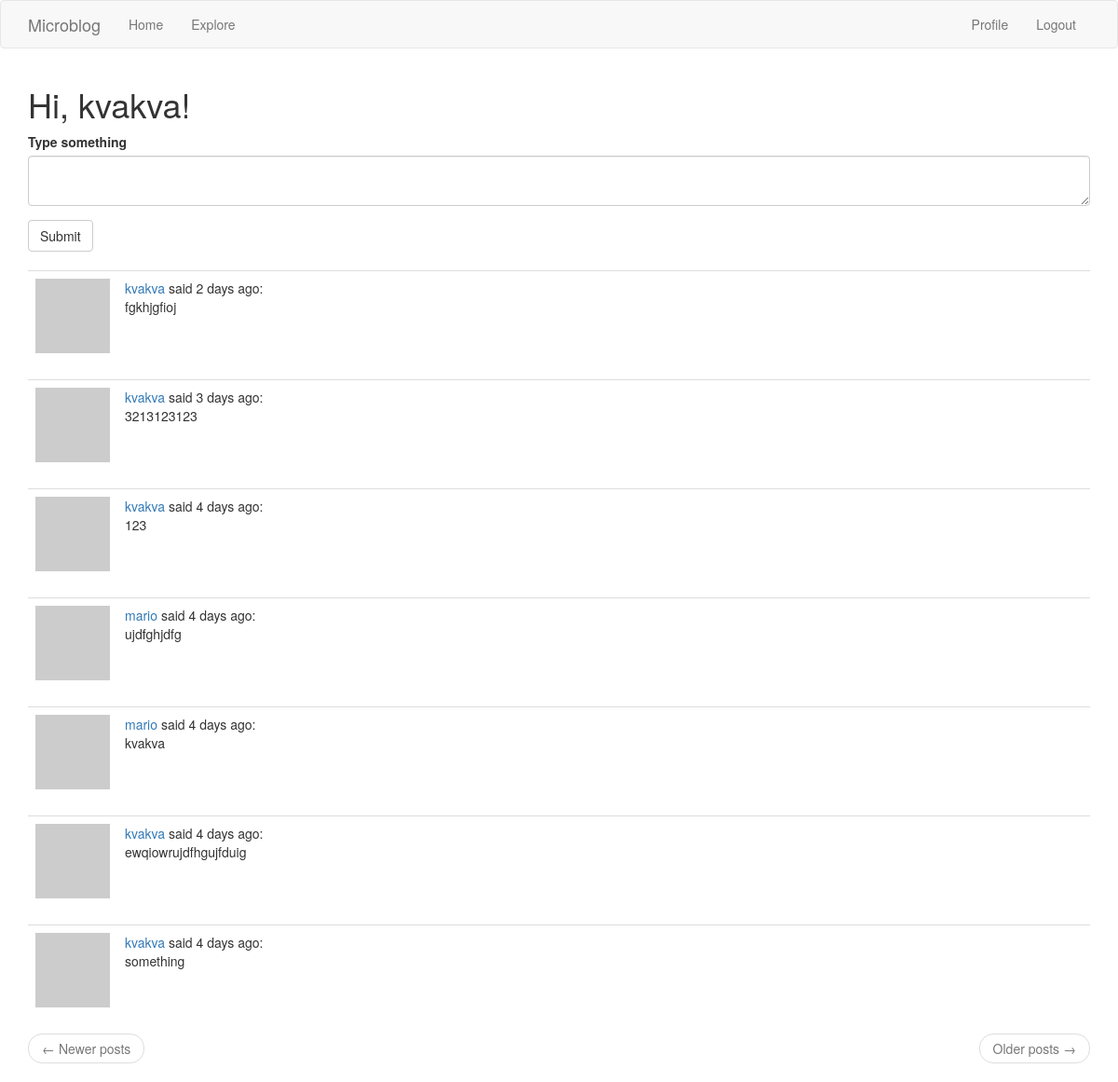
The app's page / (signed in) with its own data.
### app/models.py (models this page shows, shortened)
class User(UserMixin, db.Model):
    id = db.Column(db.Integer, primary_key=True)
    username = db.Column(db.String(64), index=True, unique=True)
    email = db.Column(db.String(120), index=True, unique=True)
    password_hash = db.Column(db.String(128))
    posts = db.relationship("Post", backref="author", lazy="dynamic")
    about_me = db.Column(db.String(140))
    last_seen = db.Column(db.DateTime, default=datetime.utcnow())
    followed = db.relationship(
        "User",
        secondary=followers,
        primaryjoin=(followers.c.follower_id == id),
        secondaryjoin=(followers.c.followed_id == id),
        backref=db.backref("followers", lazy="dynamic"),
        lazy="dynamic"
    )
    def avatar(self, size):
        digest = md5(self.email.lower().encode("utf-8")).hexdigest()
        return f'https://www.gravatar.com/avatar/{digest}?d=monsterid&s={size}'
    def followed_posts(self):
        followed = Post.query.join(
            followers,
            (followers.c.followed_id == Post.user_id)).filter(followers.c.follower_id == self.id)
        own = Post.query.filter_by(user_id=self.id)
        return followed.union(own).order_by(Post.timestamp.desc())

class SearchableMixin(object):
    @classmethod
    def before_commit(cls, session):
        session._changes = {
            'add': list(session.new),
            'update': list(session.dirty),
            'delete': list(session.deleted)
        }
    @classmethod
    def after_commit(cls, session):
        for obj in session._changes['add']:
            if isinstance(obj, SearchableMixin):
                add_to_index(obj.__tablename__, obj)
        for obj in session._changes['update']:
            if isinstance(obj, SearchableMixin):
                add_to_index(obj.__tablename__, obj)
        for obj in session._changes['delete']:
            if isinstance(obj, SearchableMixin):
                remove_from_index(obj.__tablename__, obj)
        session._changes = None

class Post(SearchableMixin, db.Model):
    __searchable__ = ['body']
    id = db.Column(db.Integer, primary_key=True)
    body = db.Column(db.String(140))
    timestamp = db.Column(db.DateTime, index=True, default=datetime.utcnow)
    user_id = db.Column(db.Integer, db.ForeignKey("user.id"))

### app/main/routes.py (the view)
@bp.route("/index", methods=['GET', 'POST'])
@bp.route("/", methods=['GET', 'POST'])
@login_required
def index():
    form = PostForm()
    if form.validate_on_submit():
        post = Post(body=form.post.data, author=current_user)
        db.session.add(post)
        db.session.commit()
        flash('Your post is now live!')
        return redirect(url_for('main.index'))
    page = request.args.get('page', 1, type=int)
    posts = current_user.followed_posts().paginate(page, current_app.config['POSTS_PER_PAGE'], False)
    next_url = url_for("main.index", page=posts.next_num) if posts.has_next else None
    prev_url = url_for("main.index", page=posts.prev_num) if posts.has_prev else None
    return render_template('index.html', title='Home', posts=posts.items, form=form, next_url=next_url,
                           prev_url=prev_url)

### app/main/forms.py
class PostForm(FlaskForm):
    post = TextAreaField("Type something", validators=[DataRequired(), Length(min=1, max=140)])
    submit = SubmitField("Submit")

### app/main/routes.py (called while the page is built)
@bp.before_request
def before_request():
    if current_user.is_authenticated:
        current_user.last_seen = datetime.utcnow()
        db.session.commit()

### app/models.py (called while the page is built)
@login.user_loader
def load_user(id):
    return User.query.get(int(id))

### app/templates/index.html
{% extends "base.html" %}
{% import 'bootstrap/wtf.html' as wtf %}
{% block app_content %}
    <h1>Hi, {{ current_user.username }}!</h1>
    {% if form %}
    {{ wtf.quick_form(form) }}
    <br>
    {% endif %}
    {% for post in posts %}
        {% include '_post.html' %}
    {% endfor %}
    <nav aria-label="...">
        <ul class="pager">
            <li class="previous{% if not prev_url %} disabled{% endif %}">
                <a href="{{ prev_url or '#' }}">
                    <span aria-hidden="true">&larr;</span> Newer posts
                </a>
            </li>
            <li class="next{% if not next_url %} disabled{% endif %}">
                <a href="{{ next_url or '#' }}">
                    Older posts <span aria-hidden="true">&rarr;</span>
                </a>
            </li>
        </ul>
    </nav>
{% endblock %}

### app/templates/base.html (shortened to what this page needs)
{% extends 'bootstrap/base.html' %}
{% block navbar %}
<nav class="navbar navbar-default">
    <div class="container">
        <div class="navbar-header">
            <a class="navbar-brand" href="{{ url_for('main.index') }}">Microblog</a>
        </div>
        <div class="collapse navbar-collapse" id="bs-example-navbar-collapse-1">
            <ul class="nav navbar-nav">
                <li><a href="{{ url_for('main.index') }}">Home</a></li>
                <li><a href="{{ url_for('main.explore') }}">Explore</a></li>
            </ul>
            <ul class="nav navbar-nav navbar-right">
                {% if current_user.is_anonymous %}
                <li><a href="{{ url_for('auth.login') }}">Login</a></li>
                {% else %}
                <li><a href="{{ url_for('main.user', username=current_user.username) }}">Profile</a></li>
                <li><a href="{{ url_for('auth.logout') }}">Logout</a></li>
                {% endif %}
            </ul>
        </div>
    </div>
</nav>
{% endblock %}
{% block content %}
<div class="container">
    {% block app_content %}{% endblock %}
</div>
{% endblock %}

### app/templates/_post.html
<table class="table table-hover">
    <tr>
        <td width="70px">
            <a href="{{ url_for('main.user', username=post.author.username) }}">
                <img src="{{ post.author.avatar(70) }}"/>
            </a>
        </td>
        <td>
            <a href="{{ url_for('main.user', username=post.author.username) }}">
                {{ post.author.username }}
            </a>
            said {{ moment(post.timestamp).fromNow() }}:
            <br>
            {{ post.body }}
        </td>
    </tr>
</table>

### records on screen
User: username "kvakva"
Post: author.username "kvakva", timestamp "2 days ago", body "fgkhjgfioj"
Post: author.username "kvakva", timestamp "3 days ago", body "3213123123"
Post: author.username "kvakva", timestamp "4 days ago", body "123"
Post: author.username "mario", timestamp "4 days ago", body "ujdfghjdfg"
Post: author.username "mario", timestamp "4 days ago", body "kvakva"
Post: author.username "kvakva", timestamp "4 days ago", body "ewqiowrujdfhgujfduig"
Post: author.username "kvakva", timestamp "4 days ago", body "something"
